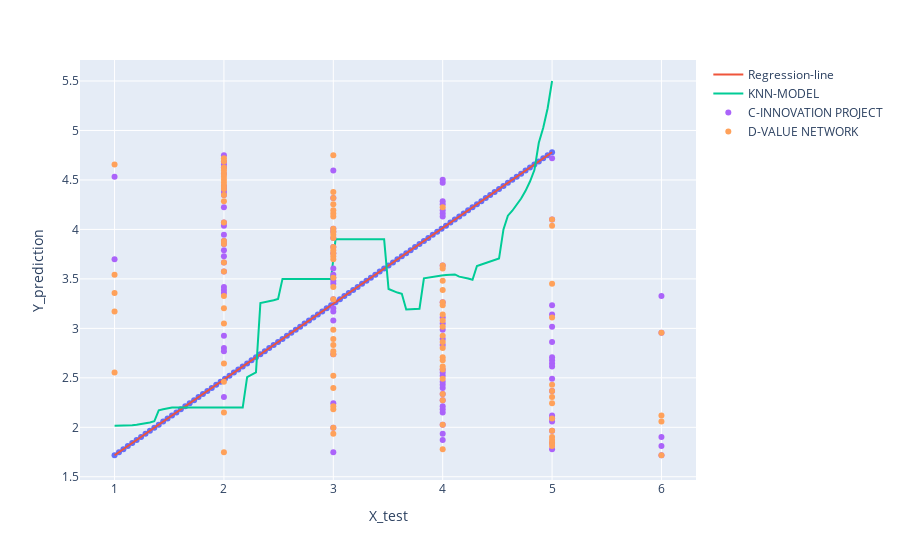

Write notebook code for a chart like this one.
### Markdown cell above
TASK2-B affects C and D

### Code cell
###########CODE MULTI-LINEAR REGRESSION###############
# Task 2
#y=df1['B']
#x=df1[ 'C','D']
from sklearn.metrics import mean_squared_error
from sklearn import datasets, linear_model
from sklearn.metrics import mean_squared_error, r2_score
import matplotlib.pyplot as plt
from sklearn.neighbors import KNeighborsRegressor
dfy=df1['B ORGANIZATION - 12: As a whole / in summary, the organization provides the right conditions for innovation work']
dfy=dfy.to_frame()
x=df1.iloc[:, 5:7]
y=dfy
# Split the data into training/testing sets
X_train = x.iloc[1:100,:]
X_test = x.iloc[50:100,:]
Y_train = y.iloc[1:100,:]
Y_test = y.iloc[50:100,:]
# Split the targets into training/testing sets

regr = linear_model.LinearRegression()
regr.fit(X_train, Y_train)
Y_pred = regr.predict(X_test)
####part2
Y_test=Y_test.to_numpy()
Y_test=Y_test.reshape(50,1)
y_pred = Y_pred.reshape(50,1)
print(Y_test.shape)
print(Y_pred.shape)
#df = pd.DataFrame({'Y_p':y_pred})
df = pd.DataFrame(np.hstack((Y_test, y_pred)))

x_range = np.linspace(X_test.min(), X_test.max(), 100)
y_range = regr.predict(x_range)

yp=y_range.reshape(100,1)
xp=x_range[:,1].reshape(100,1)

df = pd.DataFrame(np.hstack((xp, yp)))
y_range
print(xp.shape)
print(yp.shape)


###############model knn#################

knn_dist = KNeighborsRegressor(10, weights='distance')
knn_dist.fit(X_train, Y_train)


y_dist = knn_dist.predict(x_range)


yp2=y_dist.reshape(100,1)
xp2=x_range[:,1].reshape(100,1)

df2 = pd.DataFrame(np.hstack((xp2, yp2)))



fig = px.scatter(x=df.iloc[:,0], y=df.iloc[:,1], labels={'x': 'X_test', 'y': 'Y_prediction'})
#fig = px.scatter(x=X_test.iloc[:,0], y=df.iloc[:,1], labels={'x': 'X_test', 'y': 'Y_prediction'})
fig.add_traces(go.Scatter(x=df.iloc[:,0], y=df.iloc[:,1],name='Regression-line'))

fig.add_traces(go.Scatter(x=df2.iloc[:,0], y=df2.iloc[:,1], name='KNN-MODEL'))

fig.add_traces(go.Scatter(x=X_train.iloc[:,0], y=df.iloc[:,1], mode='markers',name='C-INNOVATION PROJECT'))
fig.add_traces(go.Scatter(x=X_train.iloc[:,1], y=df.iloc[:,1], mode='markers',name='D-VALUE NETWORK'))
#fig.add_traces(go.Scatter(x=X_train.iloc[:,2], y=df.iloc[:,1], mode='markers',name='D'))


fig.show()
